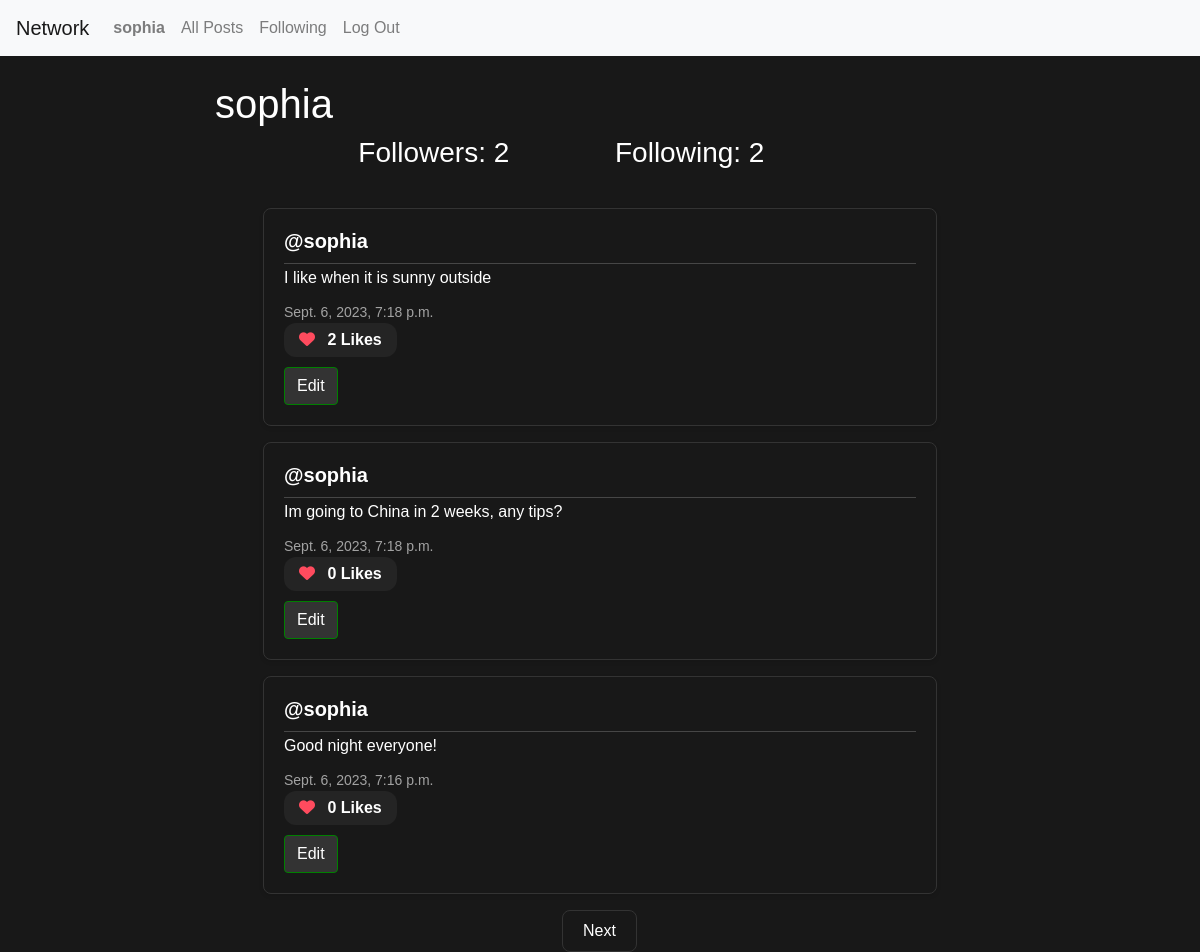
/profile/2 (signed in), run on the app's committed database.
### network/models.py (models this page shows, shortened)
class User(AbstractUser):
    pass

class Post(models.Model):
    content = models.CharField(max_length=420)
    user = models.ForeignKey(User, on_delete=models.CASCADE, related_name="author")
    date = models.DateTimeField(auto_now_add=True)
    def total_likes(self):
        return self.post_like.count()

### network/views.py (the view)
# urls.py: path("profile/<int:user_id>", views.profile, name="profile"),
def profile(request, user_id):
    user = User.objects.get(pk=user_id)
    all_posts = Post.objects.filter(user=user).order_by("id").reverse()
    following = Follow.objects.filter(user=user)
    followed = Follow.objects.filter(user_followed=user)
    try:
        check_follow = followed.filter(user=User.objects.get(pk=request.user.id))
        if len(check_follow) != 0:
            is_following = True
        else:
            is_following = False
    except:
        is_following = False
    paginator = Paginator(all_posts, 3)
    page_number = request.GET.get('page')
    page_posted = paginator.get_page(page_number)
    all_likes = Like.objects.all()
    who_liked = []
    try:
        for like in all_likes:
            if like.user.id == request.user.id:
                who_liked.append(like.post.id)
    except:
        who_liked = []
    return render(request, "network/profile.html", {
        "all_posts" : all_posts,
        "page_posted": page_posted,
        "username":user.username,
        "following" : following,
        "followed" : followed,
        "is_following" : is_following,
        "user_profile" : user,
        "who_liked" : who_liked
    })

### network/templates/network/profile.html (shortened to what this page needs)
{% extends "network/layout.html" %}
{% block body %}
<div class="container mt-4">
    <h1> {{username}} </h1>
    <div class="container">
        <div class="row d-flex justify-content-center">
            <h3 class="col-4">Followers: {{ followed.count }} </h3>
            <h3 class="col-4">Following: {{following.count}} </h3>
        </div>
    </div>
    <div class="allPost">
        {% for post in page_posted %}
            <div class="post mx-5 my-3">
                <h5 class="username mb-1"><a href="{% url 'profile' user_id=post.user.id %}">@{{ post.user }}</a></h5>
                <h6 class="content" id="content_{{ post.id }}" mb-1">{{ post.content }}</h6>
                <p class="date mb-0">{{ post.date }}</p>
                <p class="likes-count mb-0"><i class="fas fa-heart"></i> <span id="like-count-{{ post.id }}" class="likes-number"> {{ post.total_likes }} Likes </span></p>
                {% if user.is_authenticated %}
                    {% if user == post.user %}
                    <div class="d-flex">
                        <button class="btn btn-primary" type="button" data-toggle="modal" data-target="#modal_edit_post_{{ post.id }}">Edit</button>
                    </div>
                    {% endif %}
                {% endif %}
            </div>
        {% endfor %}
    </div>
    <nav aria-label="Page navigation" class="text-center">
        {% if page_posted.has_next %}
            <a class="page-link central-btn" href="?page={{ page_posted.next_page_number }}">Next</a>
        {% elif not page_posted.has_next and page_posted.number != 1 %}
            <a class="page-link central-btn" href="?page={{ page_posted.previous_page_number }}">Back</a>
        {% endif %}
    </nav>
</div>
{% endblock %}

### network/templates/network/layout.html (shortened to what this page needs)
{% load static %}
<!DOCTYPE html>
<html lang="en">
    <head>
        <link rel="stylesheet" href="https://stackpath.bootstrapcdn.com/bootstrap/4.4.1/css/bootstrap.min.css">
        <link href="{% static 'network/styles.css' %}" rel="stylesheet">
        <link rel="stylesheet" href="https://cdnjs.cloudflare.com/ajax/libs/font-awesome/6.4.2/css/all.min.css" />
    </head>
    <body>
        <nav class="navbar navbar-expand-lg navbar-light bg-light">
            <a class="navbar-brand" href="{% url 'index' %}">Network</a>
            <div>
              <ul class="navbar-nav mr-auto">
                {% if user.is_authenticated %}
                    <li class="nav-item">
                        <a class="nav-link" href="{% url 'profile' user_id=user.id %}"><strong>{{ user.username }}</strong></a>
                    </li>
                {% endif %}
                <li class="nav-item">
                  <a class="nav-link" href="{% url 'index' %}">All Posts</a>
                </li>
                {% if user.is_authenticated %}
                    <li class="nav-item">
                        <a class="nav-link" href="{% url 'following' %}">Following</a>
                    </li>
                    <li class="nav-item">
                        <a class="nav-link" href="{% url 'logout' %}">Log Out</a>
                    </li>
                {% endif %}
              </ul>
            </div>
          </nav>
        <div class="body">
            {% block body %}
            {% endblock %}
        </div>
    </body>
</html>

### network/static/network/styles.css (style rules this page uses)
:root { --bg-color: #181818; --text-color: #FFF; --border-color: #333; --btn-bg-color: #007BFF; --btn-hover-color: #0056b3; --shadow-color: rgba(0, 0, 0, 0.1); --divider-color: rgba(255, 255, 255, 0.2); }
body { background-color: var(--bg-color); font-family: Arial, sans-serif; color: var(--text-color); margin: 0; padding: 0; }
.container { max-width: 800px; margin: 0 auto; }
.btn-primary, .btn-secondary { background-color: var(--border-color); border: 1px solid green; cursor: pointer; transition: background-color 0.3s ease; margin-top: 10px; }
.allPost { margin-top: 30px; }
.post { border: 1px solid var(--border-color); border-radius: 8px; background-color: var(--bg-color); padding: 20px; margin-bottom: 25px; box-shadow: 0 2px 4px var(--shadow-color); }
.username { font-weight: bold; margin-bottom: 5px; border-bottom: 1px solid var(--divider-color); padding-bottom: 10px; }
.content { font-size: 16px; margin-bottom: 15px; color: var(--text-color); }
.date { font-size: 14px; color: rgba(255, 255, 255, 0.6); }
.central-btn { display: inline-block; padding: 10px 20px; border-radius: 8px; color: var(--text-color); background-color: var(--bg-color); border: 1px solid var(--border-color); transition: background-color 0.2s ease; }
.username a { text-decoration: none; color: inherit; transition: transform 0.3s ease, text-decoration 0.3s ease; }
.likes-count { background-color: rgba(255, 255, 255, 0.05); padding: 5px 15px; border-radius: 12px; display: inline-block; font-weight: 500; transition: transform 0.3s ease, background-color 0.2s ease; }
.likes-count .fas.fa-heart { color: #ff4b5e; margin-right: 8px; }
.likes-number { color: var(--text-color); font-weight: 600; }

### data on the page
User: username "sophia"
Post: user "sophia", content "I like when it is sunny outside", date "Sept. 6, 2023, 7:18 p.m.", total_likes "2"
Post: user "sophia", content "Im going to China in 2 weeks, any tips?", date "Sept. 6, 2023, 7:18 p.m.", total_likes "0"
Post: user "sophia", content "Good night everyone!", date "Sept. 6, 2023, 7:16 p.m.", total_likes "0"

### other printed values
{{ followed.count }} "2"
{{ following.count }} "2"
